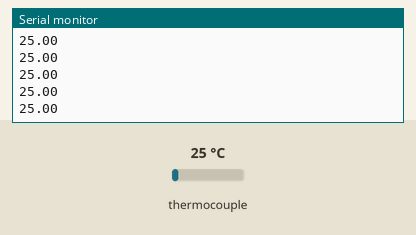
The sketch below on a simulated Arduino Uno, built with avr-gcc and run on an emulated ATmega328P. Shown: the last lines printed to the serial monitor. Inputs (shaded band) come from the test bench; at power-on: thermocouple 25 °C.

Above: at 1.2 s.
1.3 s: thermocouple set to 6 °C
At 2.2 s:
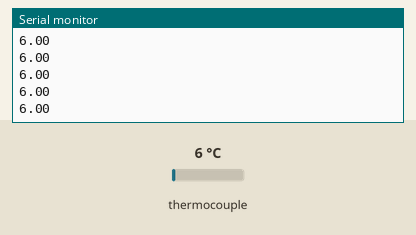
2.8 s: thermocouple set to 75 °C
At 3.4 s:
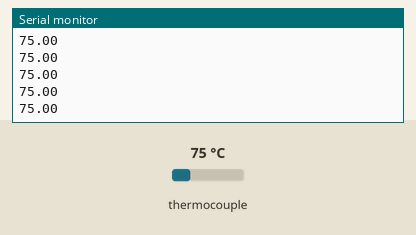
Timing chart, 0 to 5.8 s (numbered marks = the images above; inputs shaded):
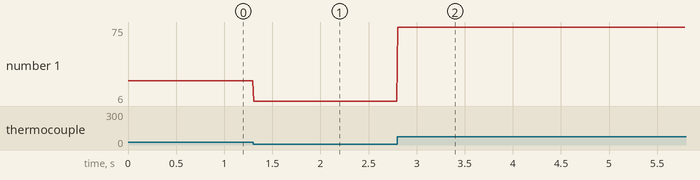

Measured:
- after the input at 1.3 s, the serial monitor: prints a new line at once (image 1)
- after the input at 2.8 s, the serial monitor: prints a new line at once (image 2)
- plotted number 1: 25 → 6 after the input at 1.3 s, 6 → 75 after the input at 2.8 s

The sketch:

Arduino_code.ino
```cpp
#include <Adafruit_MAX31865.h>
#include <Wire.h>

Adafruit_MAX31865 thermo = Adafruit_MAX31865(10, 11, 12, 13);

#define RREF      430.0
#define RNOMINAL  100.0

bool temperatureEndsWithQuarter = false;

void setup() {
  Serial.begin(115200);
  Serial.println("Début de la prise de température");
  thermo.begin(MAX31865_3WIRE);
}

void loop() {
  uint16_t rtd = thermo.readRTD();

  float temperature = thermo.temperature(RNOMINAL, RREF);
  Serial.println(temperature);

  //updateTemperatureEndsWithQuarter(temperature);

  uint8_t fault = thermo.readFault();
  if (fault) {
    Serial.print("Fault 0x"); Serial.println(fault, HEX);
    if (fault & MAX31865_FAULT_HIGHTHRESH) {
      Serial.println("RTD High Threshold");
    }
    if (fault & MAX31865_FAULT_LOWTHRESH) {
      Serial.println("RTD Low Threshold");
    }
    if (fault & MAX31865_FAULT_REFINLOW) {
      Serial.println("REFIN- > 0.85 x Bias");
    }
    if (fault & MAX31865_FAULT_REFINHIGH) {
      Serial.println("REFIN- < 0.85 x Bias - FORCE- open");
    }
    if (fault & MAX31865_FAULT_RTDINLOW) {
      Serial.println("RTDIN- < 0.85 x Bias - FORCE- open");
    }
    if (fault & MAX31865_FAULT_OVUV) {
      Serial.println("Under/Over voltage");
    }
    thermo.clearFault();
  }
  delay(10);
}
//void updateTemperatureEndsWithQuarter(float temperature) {
  //float diff = temperature - int(temperature); // Get the decimal part of the temperature
  //if (temperature >= 26 && temperature <= 50) {
   // if ((diff >= 0.00 && diff <= 0.10) ||
       // (diff >= 0.20 && diff <= 0.30) ||
        //(diff >= 0.50 && diff <= 0.60) ||
       // (diff >= 0.70 && diff <= 0.80)) {
     // temperatureEndsWithQuarter = true;
    //} else {
     // temperatureEndsWithQuarter = false;
   // }
  //} else {
   // temperatureEndsWithQuarter = false;
 //}
//}
```
